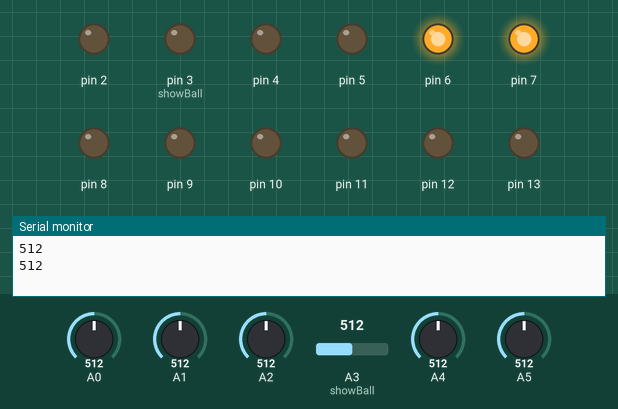
A sketch run on a simulated Arduino Nano, built with avr-gcc and run on an emulated ATmega328P. On the bench: output pins drawn as LEDs (lit = HIGH), the last lines printed to the serial monitor. Dashed ring = blinking. Inputs (shaded band) come from the test bench; at power-on: A0 = 512, A1 = 512, A2 = 512, A3 (showBall) = 512, A4 = 512, A5 = 512.

Above: at 6.2 s.
6.3 s: A0 set to 412
At 6.9 s:
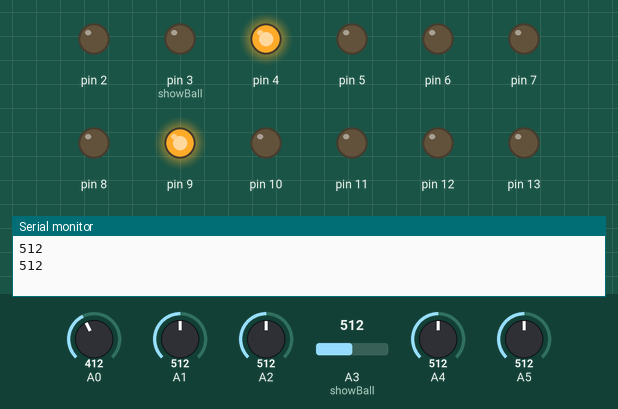
9.8 s: A0 set to 390
At 10.4 s:
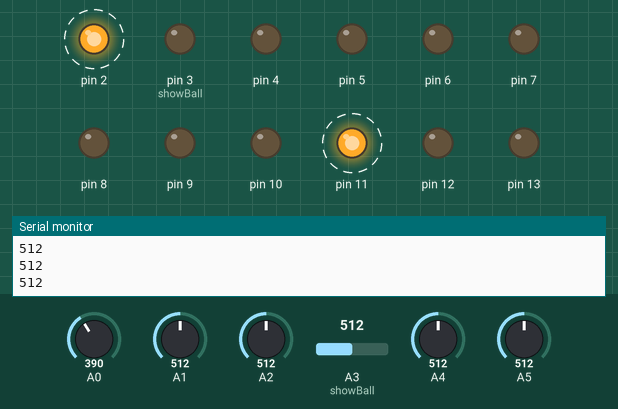
13.3 s: A0 set to 410
At 15.9 s:
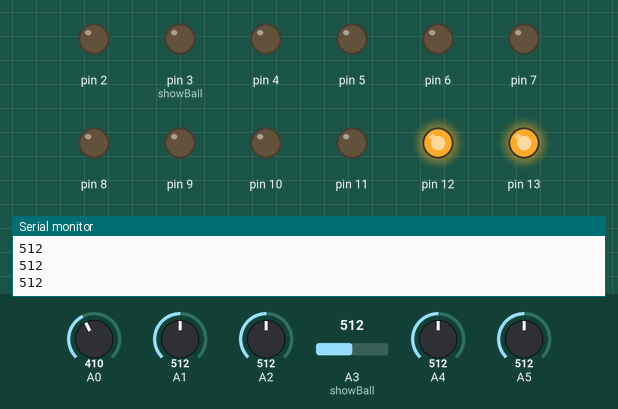
Timing chart, 0 to 23.0 s (numbered marks = the images above; inputs shaded):
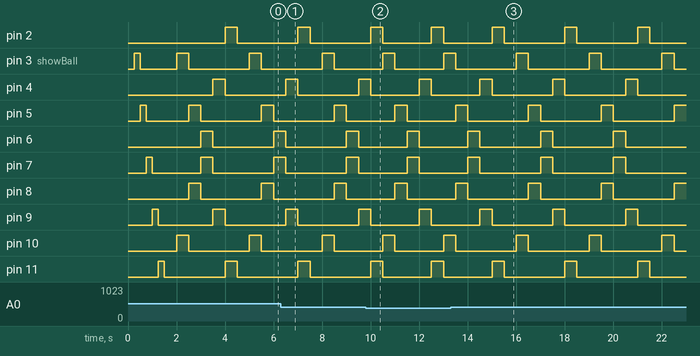

The sketch:

videoBallOOP.ino
```cpp
//INICIO DE INSTRUCCIONES

//paso 0) teniendo todo conectado, conecta el Arduino a la PC, verifica en herramientas que la placa, procesador y puerto COM sean los correctos [Arduino NANO, AtMega328P (Old Bootloader), COM XX]

//paso 1)  elije la pelota [0-5] de la que quieres mostrar su valor y asigna el valor en la variable showBall:
int showBall = 3;

//paso 2)  una vez visualizado su valor promedio en herramientas-serial plotter, golpea la pelota y observa el valor que obtiene
//asigna en las siguientes variables el valor mínimo para considerar la pelota como golpeada; cada pelota tiene su propio threshold

int thresh0 = 400;
int thresh1 = 400;
int thresh2 = 400;
int thresh3 = 400;
int thresh4 = 400;
int thresh5 = 400;

//paso 3) guarda este código [CTRL+S] y súbelo a la placa [CTRL+U]

//paso 4) verifica que el LED correspondiente se encienda al golpear la pelota; la salida GPIO cambiará su estado al ser golpeada

//FIN DE INSTRUCCIONES

//Ball class definition:
class Ball
{
    int pin;
    int thresh;
    int value;
    bool punched;

  public:
    Ball(int p, int th) {
      pin = p;
      thresh = th;
      value = 0;
      punched = false;
    }

    int getValue() {
      return value;
    }
    void readValue() {
      value = analogRead(pin);
    }
    bool getPunched() {
      return punched;
    }

    void updatePunch() {
      if (value > thresh) {
        punched = true;
      } else {
        punched = false;
      }
    }
};


//Brightsign gpio class definition:

bool active = true;
bool normal = false;

int gDelay = 500;

class Gport
{
    int pin;
    int ledPin;

  public:

    void setNormal() {
      digitalWrite(pin, normal);
      digitalWrite(ledPin, LOW);
    }

    Gport(int gp, int lp) {
      pin = gp;
      ledPin = lp;

      pinMode(pin, OUTPUT);
      pinMode(ledPin, OUTPUT);
      setNormal();
    }
    void blinkOnce() {
      digitalWrite(ledPin, HIGH);
      delay(250);
      digitalWrite(ledPin, LOW);
    }
    void setActive() {
      digitalWrite(pin, active);
      digitalWrite(ledPin, HIGH);
      delay(gDelay);
    }
    void setOutput(bool input) {
      if (input) {
        //in case Ball has been punched, Brightsign active value is set
        setActive();
        setNormal();
      } else {
        setNormal();
      }
    }

};

//instancing ball objects:

Ball ball0(0, thresh0);
Ball ball1(1, thresh1);
Ball ball2(2, thresh2);
Ball ball3(3, thresh3);
Ball ball4(4, thresh4);
Ball ball5(5, thresh5);

//instancing gpio outputs:
Gport gport0(12, 13);
Gport gport1(10, 3);
Gport gport2(8, 5);
Gport gport3(6, 7);
Gport gport4(4, 9);
Gport gport5(2, 11);

void setup()
{
  Serial.begin(9600);
  gport0.blinkOnce();
  gport1.blinkOnce();
  gport2.blinkOnce();
  gport3.blinkOnce();
  gport4.blinkOnce();
  gport5.blinkOnce();
}

void loop()
{
  //display for calibration:
  Serial.println(analogRead(showBall));
  //read all values:
  ball0.readValue();
  ball1.readValue();
  ball2.readValue();
  ball3.readValue();
  ball4.readValue();
  ball5.readValue();

  //refresh punched value according to curr value and thresh
  ball0.updatePunch();
  ball1.updatePunch();
  ball2.updatePunch();
  ball3.updatePunch();
  ball4.updatePunch();
  ball5.updatePunch();

  //output ball state to BS:
  gport0.setOutput(ball0.getPunched());
  gport1.setOutput(ball1.getPunched());
  gport2.setOutput(ball2.getPunched());
  gport3.setOutput(ball3.getPunched());
  gport4.setOutput(ball4.getPunched());
  gport5.setOutput(ball5.getPunched());
}
```

Measured:
- the behaviour switches between 401 and 400 on A0 (found by bisection; images 1 and 2)
- after the input at 9.8 s, pin 12, pin 13: stays LOW (without the input it goes to HIGH after 0.70 s)
- after the input at 13.3 s, pin 12, pin 13: alternates HIGH for 0.50 s and LOW for 2.5 s, starting after 2.2 s
- by itself, pin 2, pin 3 (showBall), pin 4–12: alternates HIGH for 0.50 s and LOW for 2.5 s
